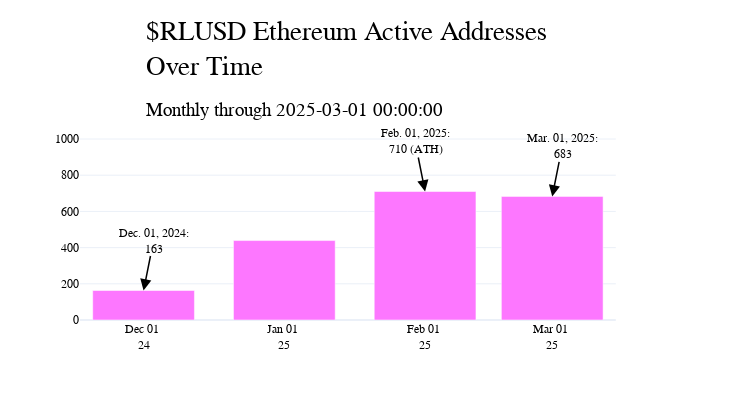

Source (notebook cell):
### Code cell
cm = ChartMaker(shuffle_colors=True)
cm.build(
    df = rlusd_addresses_data,
    axes_data=dict(y1=['active_addresses']),
    title='$RLUSD Ethereum Active Addresses<br>Over Time',
    chart_type={'y1':'bar'},
    options = {
        'margin':dict(t=125),
        'annotations':True,
        'tickformat': dict(x='%b %d <br>%y'),
        'decimals': False
    },
)
cm.add_title(
    subtitle=f'Monthly through {rlusd_addresses_data.index.max()}',
    x=0.2,
    y=0.9
)
cm.add_annotations()
cm.show_fig()

### Figure 1 — Plotly figure (JSON) as saved in the notebook; plotly's stock layout.template omitted (floating-point values rounded to 4 significant figures)
{"data": [{"marker": {"color": "#fd77ff"}, "name": "ACTIVE ADDRESSES (683)     ", "showlegend": false, "type": "bar", "x": ["2024-12-01T00:00:00.000000000", "2025-01-01T00:00:00.000000000", "2025-02-01T00:00:00.000000000", "2025-03-01T00:00:00.000000000"], "xaxis": "x", "y": [163, 439, 710, 683], "yaxis": "y"}], "layout": {"annotations": [{"arrowcolor": "black", "arrowhead": 2, "arrowsize": 1.5, "arrowwidth": 1.5, "ax": 10, "ay": -50, "font": {"color": "black", "family": "Cardo", "size": 12}, "showarrow": true, "text": "Mar. 01, 2025:<br>683", "x": "2025-03-01T00:00:00", "xref": "x", "y": 683, "yref": "y"}, {"arrowcolor": "black", "arrowhead": 2, "arrowsize": 1.5, "arrowwidth": 1.5, "ax": 10, "ay": -50, "font": {"color": "black", "family": "Cardo", "size": 12}, "showarrow": true, "text": "Dec. 01, 2024:<br>163", "x": "2024-12-01T00:00:00", "xref": "x", "y": 163, "yref": "y"}, {"arrowcolor": "black", "arrowhead": 2, "arrowsize": 1.5, "arrowwidth": 1.5, "ax": -10, "ay": -50, "font": {"color": "black", "family": "Cardo", "size": 12}, "showarrow": true, "text": "Feb. 01, 2025:<br>710 (ATH)", "x": "2025-02-01T00:00:00", "xref": "x", "y": 710, "yref": "y"}], "autosize": true, "barmode": "stack", "font": {"color": "black", "family": "Cardo"}, "height": 400, "hovermode": "x unified", "legend": {"bgcolor": "rgba(0,0,0,0)", "bordercolor": "rgba(0,0,0,0)", "borderwidth": 1, "orientation": "v", "traceorder": "normal", "x": 0.01, "xanchor": "left", "y": 1.1, "yanchor": "top"}, "margin": {"t": 125}, "title": {"font": {"color": "black", "family": "Cardo", "size": 27}, "text": "<span style='color: black; font-weight: normal;'>$RLUSD Ethereum Active Addresses<br>Over Time</span><br><sub style='font-size: 18px; color: black; font-weight: normal;'>Monthly through 2025-03-01 00:00:00</sub>", "x": 0.2, "xanchor": "left", "y": 0.9, "yanchor": "top"}, "width": 730, "xaxis": {"anchor": "y", "domain": [0, 0.94], "tickfont": {"color": "black"}, "tickformat": "%b %d <br>%y"}, "yaxis": {"anchor": "x", "color": "black", "domain": [0, 1], "tickformat": ""}, "yaxis2": {"anchor": "x", "color": "black", "overlaying": "y", "side": "right", "tickformat": ""}}}
